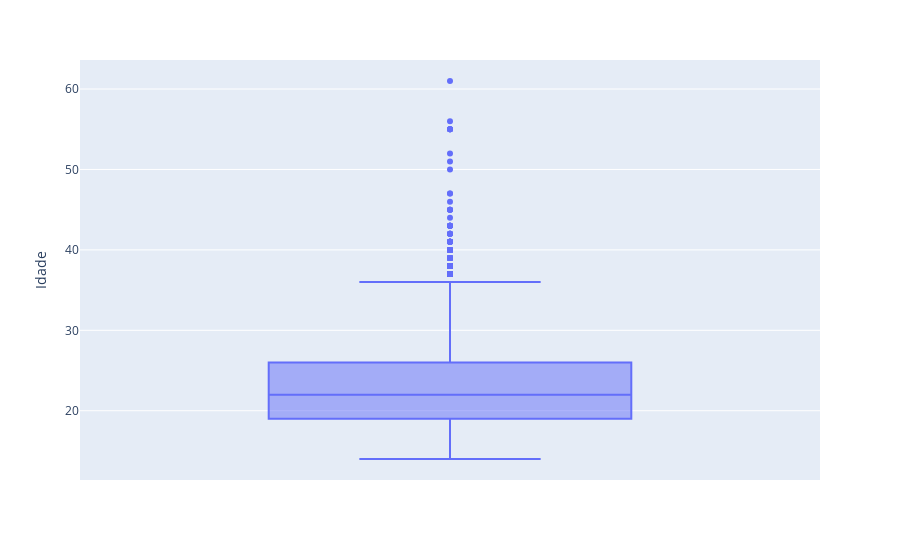

Notebook code for this chart:
### Code cell
# Analise Univariada - Idade
px.box(df_obesidade, y='Idade')

### Figure 1 — Plotly figure (JSON) as saved in the notebook; plotly's stock layout.template omitted (floating-point values rounded to 4 significant figures; data arrays with more than 128 entries replaced by an {"elided": "..."} marker saying what was removed)
{"data": [{"alignmentgroup": "True", "hovertemplate": "Idade=%{y}<extra></extra>", "legendgroup": "", "marker": {"color": "#636efa"}, "name": "", "notched": false, "offsetgroup": "", "orientation": "v", "showlegend": false, "type": "box", "x0": " ", "xaxis": "x", "y": {"elided": "2111 int values"}, "y0": " ", "yaxis": "y"}], "layout": {"boxmode": "group", "legend": {"tracegroupgap": 0}, "margin": {"t": 60}, "xaxis": {"anchor": "y", "domain": [0, 1]}, "yaxis": {"anchor": "x", "domain": [0, 1], "title": {"text": "Idade"}}}}
